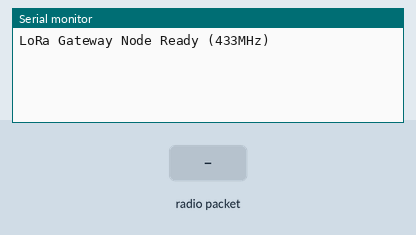
The sketch below on a simulated Arduino Uno, built with avr-gcc and run on an emulated ATmega328P. Shown: the last lines printed to the serial monitor. The inputs (shaded band) are chosen by the test bench. No radio packets arrive unless stated.

Above: at 1.2 s.
1.3 s: radio packet "1" arrives
At 3.3 s:
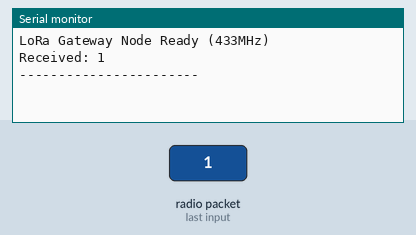
3.8 s: radio packet "0" arrives
At 4.4 s:
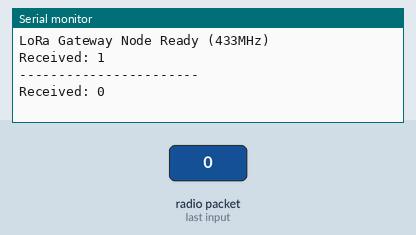

The sketch:

gateway_edge.ino
```cpp
#include <SPI.h>
#include <LoRa.h>

// 1. 하드웨어 핀 설정 (성근님 테스트 코드 기준)
#define SS      18
#define RST     14
#define DIO0    26
#define BAND    433E6  // 미국 라스베이거스 주파수

void setup() {
  Serial.begin(115200);
  while (!Serial);

  LoRa.setPins(SS, RST, DIO0);

  if (!LoRa.begin(BAND)) {
    Serial.println("LoRa init failed!");
    while (1);
  }

  Serial.println("LoRa Gateway Node Ready (433MHz)");
}

void loop() {
  // 1. 엣지 노드로부터 패킷 수신 대기
  int packetSize = LoRa.parsePacket();

  if (packetSize) {
    String received = "";
    while (LoRa.available()) {
      received += (char)LoRa.read();
    }

    // 라즈베리 파이(Python)가 읽을 수 있도록 시리얼 출력
    // 형식: "Received: [온도],[습도]"
    Serial.println("Received: " + received);

    // 2. 라즈베리 파이로부터 Unix Timestamp 수신 대기
    // 파이썬 gateway.py가 데이터를 확인하고 즉시 시간을 시리얼로 쏴줍니다.
    unsigned long startTime = millis();
    String timestamp = "";

    // 최대 1초 동안 시리얼 응답 대기
    while (millis() - startTime < 1000) {
      if (Serial.available() > 0) {
        timestamp = Serial.readStringUntil('\n');
        break;
      }
    }

    // 3. 엣지 노드에게 시간 정보(Unix Timestamp) 회신
    if (timestamp.length() > 0) {
      delay(50); // 엣지 노드가 수신 모드로 전환될 시간 확보
      LoRa.beginPacket();
      LoRa.print(timestamp);
      LoRa.endPacket();

      Serial.println("Sync sent: " + timestamp);
    }
    Serial.println("-----------------------");
  }
}
```

Measured:
- after the input at 1.3 s, the serial monitor: prints a new line at once (image 1)
- after the input at 3.8 s, the serial monitor: prints a new line at once (image 2)
